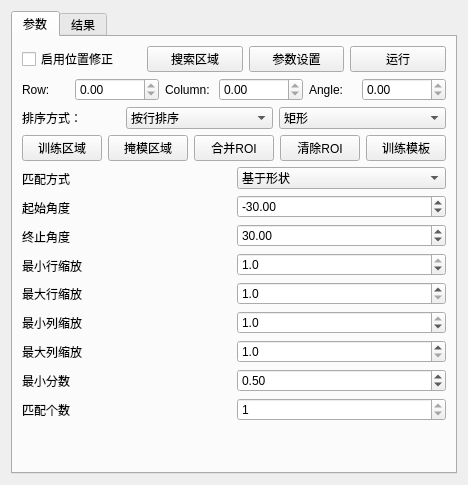
                  <widget class="QWidget" name="tab_13">
                   <attribute name="title">
                    <string>位置修正</string>
                   </attribute>
                   <layout class="QGridLayout" name="gridLayout_27">
                    <item row="0" column="0">
                     <widget class="QTabWidget" name="tabWidget_7">
                      <property name="currentIndex">
                       <number>0</number>
                      </property>
                      <widget class="QWidget" name="tab_15">
                       <attribute name="title">
                        <string>参数</string>
                       </attribute>
                       <layout class="QGridLayout" name="gridLayout_25">
                        <item row="0" column="0">
                         <layout class="QVBoxLayout" name="verticalLayout_37">
                          <item>
                           <layout class="QVBoxLayout" name="verticalLayout_38">
                            <item>
                             <layout class="QVBoxLayout" name="verticalLayout_40">
                              <item>
                               <layout class="QVBoxLayout" name="verticalLayout_41">
                                <item>
                                 <layout class="QHBoxLayout" name="horizontalLayout_39" stretch="2,5">
                                  <item>
                                   <widget class="QCheckBox" name="ckb_PositionCorrection">
                                    <property name="text">
                                     <string>启用位置修正</string>
                                    </property>
                                   </widget>
                                  </item>
                                  <item>
                                   <layout class="QHBoxLayout" name="horizontalLayout_38">
                                    <item>
                                     <widget class="QPushButton" name="pb_SearchROI_PositionCorrection">
                                      <property name="text">
                                       <string>搜索区域</string>
                                      </property>
                                     </widget>
                                    </item>
                                    <item>
                                     <widget class="QPushButton" name="pb_SetData_PositionCorrection">
                                      <property name="text">
                                       <string>参数设置</string>
                                      </property>
                                     </widget>
                                    </item>
                                    <item>
                                     <widget class="QPushButton" name="pb_Run_PositionCorrection">
                                      <property name="text">
                                       <string>运行</string>
                                      </property>
                                     </widget>
                                    </item>
                                   </layout>
                                  </item>
                                 </layout>
                                </item>
                                <item>
                                 <layout class="QHBoxLayout" name="horizontalLayout_40">
                                  <item>
                                   <layout class="QHBoxLayout" name="horizontalLayout_41" stretch="2,3">
                                    <item>
                                     <widget class="QLabel" name="label_60">
                                      <property name="text">
                                       <string>Row:</string>
                                      </property>
                                     </widget>
                                    </item>
                                    <item>
                                     <widget class="QDoubleSpinBox" name="dspb_Row_PositionCorrection">
                                      <property name="readOnly">
                                       <bool>true</bool>
                                      </property>
                                      <property name="maximum">
                                       <double>9999999.000000000000000</double>
                                      </property>
                                      <property name="singleStep">
                                       <double>0.010000000000000</double>
                                      </property>
                                     </widget>
                                    </item>
                                   </layout>
                                  </item>
                                  <item>
                                   <layout class="QHBoxLayout" name="horizontalLayout_42" stretch="2,3">
                                    <item>
                                     <widget class="QLabel" name="label_61">
                                      <property name="text">
                                       <string>Column:</string>
                                      </property>
                                     </widget>
                                    </item>
                                    <item>
                                     <widget class="QDoubleSpinBox" name="dspb_Column_PositionCorrection">
                                      <property name="readOnly">
                                       <bool>true</bool>
                                      </property>
                                      <property name="maximum">
                                       <double>9999999.000000000000000</double>
                                      </property>
                                      <property name="singleStep">
                                       <double>0.010000000000000</double>
                                      </property>
                                     </widget>
                                    </item>
                                   </layout>
                                  </item>
                                  <item>
                                   <layout class="QHBoxLayout" name="horizontalLayout_43" stretch="2,3">
                                    <item>
                                     <widget class="QLabel" name="label_62">
                                      <property name="text">
                                       <string>Angle:</string>
                                      </property>
                                     </widget>
                                    </item>
                                    <item>
                                     <widget class="QDoubleSpinBox" name="dspb_Angle_PositionCorrection">
                                      <property name="readOnly">
                                       <bool>true</bool>
                                      </property>
                                      <property name="maximum">
                                       <double>9999999.000000000000000</double>
                                      </property>
                                      <property name="singleStep">
                                       <double>0.010000000000000</double>
                                      </property>
                                     </widget>
                                    </item>
                                   </layout>
                                  </item>
                                 </layout>
                                </item>
                               </layout>
                              </item>
                              <item>
                               <layout class="QHBoxLayout" name="horizontalLayout_44" stretch="3,2">
                                <item>
                                 <layout class="QHBoxLayout" name="horizontalLayout_45" stretch="2,3">
                                  <item>
                                   <widget class="QLabel" name="label_63">
                                    <property name="text">
                                     <string>排序方式：</string>
                                    </property>
                                   </widget>
                                  </item>
                                  <item>
                                   <widget class="QComboBox" name="cmb_SortType">
                                    <item>
                                     <property name="text">
                                      <string>按行排序</string>
                                     </property>
                                    </item>
                                    <item>
                                     <property name="text">
                                      <string>按列排序</string>
                                     </property>
                                    </item>
                                   </widget>
                                  </item>
                                 </layout>
                                </item>
                                <item>
                                 <widget class="QComboBox" name="cmb_ShapeSelect_PositionCorrection">
                                  <item>
                                   <property name="text">
                                    <string>矩形</string>
                                   </property>
                                  </item>
                                  <item>
                                   <property name="text">
                                    <string>仿射矩形</string>
                                   </property>
                                  </item>
                                  <item>
                                   <property name="text">
                                    <string>圆形</string>
                                   </property>
                                  </item>
                                  <item>
                                   <property name="text">
                                    <string>椭圆</string>
                                   </property>
                                  </item>
                                  <item>
                                   <property name="text">
                                    <string>多边形</string>
                                   </property>
                                  </item>
                                 </widget>
                                </item>
                               </layout>
                              </item>
                             </layout>
                            </item>
                            <item>
                             <layout class="QVBoxLayout" name="verticalLayout_42">
                              <item>
                               <layout class="QHBoxLayout" name="horizontalLayout_46">
                                <item>
                                 <widget class="QPushButton" name="btn_DrawTrainRoi_Template_2">
                                  <property name="text">
                                   <string>训练区域</string>
                                  </property>
                                 </widget>
                                </item>
                                <item>
                                 <widget class="QPushButton" name="btn_DrawShaddowRoi_Template_2">
                                  <property name="text">
                                   <string>掩模区域</string>
                                  </property>
                                 </widget>
                                </item>
                                <item>
                                 <widget class="QPushButton" name="btn_UnionRoi_Template_2">
                                  <property name="text">
                                   <string>合并ROI</string>
                                  </property>
                                 </widget>
                                </item>
                                <item>
                                 <widget class="QPushButton" name="btn_ClearRoi_Template_2">
                                  <property name="text">
                                   <string>清除ROI</string>
                                  </property>
                                 </widget>
                                </item>
                                <item>
                                 <widget class="QPushButton" name="btn_Train_Template_2">
                                  <property name="text">
                                   <string>训练模板</string>
                                  </property>
                                 </widget>
                                </item>
                               </layout>
                              </item>
                              <item>
                               <layout class="QHBoxLayout" name="horizontalLayout_47">
                                <item>
                                 <layout class="QVBoxLayout" name="verticalLayout_43">
                                  <item>
                                   <widget class="QLabel" name="label_64">
                                    <property name="text">
                                     <string>匹配方式</string>
                                    </property>
                                   </widget>
                                  </item>
                                  <item>
                                   <widget class="QLabel" name="label_65">
                                    <property name="text">
                                     <string>起始角度</string>
                                    </property>
                                   </widget>
                                  </item>
                                  <item>
                                   <widget class="QLabel" name="label_66">
                                    <property name="text">
                                     <string>终止角度</string>
                                    </property>
                                   </widget>
                                  </item>
                                  <item>
                                   <widget class="QLabel" name="label_67">
                                    <property name="text">
                                     <string>最小行缩放</string>
                                    </property>
                                   </widget>
                                  </item>
                                  <item>
                                   <widget class="QLabel" name="label_68">
                                    <property name="text">
                                     <string>最大行缩放</string>
                                    </property>
                                   </widget>
                                  </item>
                                  <item>
                                   <widget class="QLabel" name="label_69">
                                    <property name="text">
                                     <string>最小列缩放</string>
                                    </property>
                                   </widget>
                                  </item>
                                  <item>
                                   <widget class="QLabel" name="label_70">
                                    <property name="text">
                                     <string>最大列缩放</string>
                                    </property>
                                   </widget>
                                  </item>
                                  <item>
                                   <widget class="QLabel" name="label_71">
                                    <property name="text">
                                     <string>最小分数</string>
                                    </property>
                                   </widget>
                                  </item>
                                  <item>
                                   <widget class="QLabel" name="label_72">
                                    <property name="text">
                                     <string>匹配个数</string>
                                    </property>
                                   </widget>
                                  </item>
                                 </layout>
                                </item>
                                <item>
                                 <layout class="QVBoxLayout" name="verticalLayout_44">
                                  <item>
                                   <widget class="QComboBox" name="cmb_MatchMethod_Train_2">
                                    <item>
                                     <property name="text">
                                      <string>基于形状</string>
                                     </property>
                                    </item>
                                    <item>
                                     <property name="text">
                                      <string>基于互相关</string>
                                     </property>
                                    </item>
                                   </widget>
                                  </item>
                                  <item>
                                   <widget class="QDoubleSpinBox" name="dspb_AngleStart_Train_2">
                                    <property name="decimals">
                                     <number>2</number>
                                    </property>
                                    <property name="minimum">
                                     <double>-180.000000000000000</double>
                                    </property>
                                    <property name="maximum">
                                     <double>0.000000000000000</double>
                                    </property>
                                    <property name="singleStep">
                                     <double>0.010000000000000</double>
                                    </property>
                                    <property name="value">
                                     <double>-30.000000000000000</double>
                                    </property>
                                   </widget>
                                  </item>
                                  <item>
                                   <widget class="QDoubleSpinBox" name="dspb_AngleExtent_Train_2">
                                    <property name="decimals">
                                     <number>2</number>
                                    </property>
                                    <property name="maximum">
                                     <double>180.000000000000000</double>
                                    </property>
                                    <property name="singleStep">
                                     <double>0.010000000000000</double>
                                    </property>
                                    <property name="value">
                                     <double>30.000000000000000</double>
                                    </property>
                                   </widget>
                                  </item>
                                  <item>
                                   <widget class="QDoubleSpinBox" name="dspb_ScaleRMin_Train_2">
                                    <property name="decimals">
                                     <number>1</number>
                                    </property>
                                    <property name="maximum">
                                     <double>1.000000000000000</double>
                                    </property>
                                    <property name="singleStep">
                                     <double>0.100000000000000</double>
                                    </property>
                                    <property name="value">
                                     <double>1.000000000000000</double>
                                    </property>
                                   </widget>
                                  </item>
                                  <item>
                                   <widget class="QDoubleSpinBox" name="dspb_ScaleRMax_Train_2">
                                    <property name="decimals">
                                     <number>1</number>
                                    </property>
                                    <property name="minimum">
                                     <double>1.000000000000000</double>
                                    </property>
                                    <property name="maximum">
                                     <double>2.000000000000000</double>
                                    </property>
                                    <property name="singleStep">
                                     <double>0.100000000000000</double>
                                    </property>
                                   </widget>
                                  </item>
                                  <item>
                                   <widget class="QDoubleSpinBox" name="dspb_ScaleCMin_Train_2">
                                    <property name="decimals">
                                     <number>1</number>
                                    </property>
                                    <property name="maximum">
                                     <double>1.000000000000000</double>
                                    </property>
                                    <property name="singleStep">
                                     <double>0.100000000000000</double>
                                    </property>
                                    <property name="value">
                                     <double>1.000000000000000</double>
                                    </property>
                                   </widget>
                                  </item>
                                  <item>
                                   <widget class="QDoubleSpinBox" name="dspb_ScaleCMax_Train_2">
                                    <property name="decimals">
                                     <number>1</number>
                                    </property>
                                    <property name="minimum">
                                     <double>1.000000000000000</double>
                                    </property>
                                    <property name="maximum">
                                     <double>2.000000000000000</double>
                                    </property>
                                    <property name="singleStep">
                                     <double>0.100000000000000</double>
                                    </property>
                                   </widget>
                                  </item>
                                  <item>
                                   <widget class="QDoubleSpinBox" name="dspb_MinScore_Run_2">
                                    <property name="maximum">
                                     <double>1.000000000000000</double>
                                    </property>
                                    <property name="singleStep">
                                     <double>0.010000000000000</double>
                                    </property>
                                    <property name="value">
                                     <double>0.500000000000000</double>
                                    </property>
                                   </widget>
                                  </item>
                                  <item>
                                   <widget class="QSpinBox" name="spb_NumMatches_Run_2">
                                    <property name="minimum">
                                     <number>1</number>
                                    </property>
                                    <property name="maximum">
                                     <number>1</number>
                                    </property>
                                    <property name="value">
                                     <number>1</number>
                                    </property>
                                   </widget>
                                  </item>
                                 </layout>
                                </item>
                               </layout>
                              </item>
                             </layout>
                            </item>
                           </layout>
                          </item>
                          <item>
                           <spacer name="verticalSpacer_3">
                            <property name="orientation">
                             <enum>Qt::Vertical</enum>
                            </property>
                            <property name="sizeHint" stdset="0">
                             <size>
                              <width>20</width>
                              <height>40</height>
                             </size>
                            </property>
                           </spacer>
                          </item>
                         </layout>
                        </item>
                       </layout>
                      </widget>
                      <widget class="QWidget" name="tab_16">
                       <attribute name="title">
                        <string>结果</string>
                       </attribute>
                       <layout class="QGridLayout" name="gridLayout_26">
                        <item row="0" column="0">
                         <widget class="QTableWidget" name="tablewidget_Results_Template_2"/>
                        </item>
                       </layout>
                      </widget>
                     </widget>
                    </item>
                   </layout>
                  </widget>
